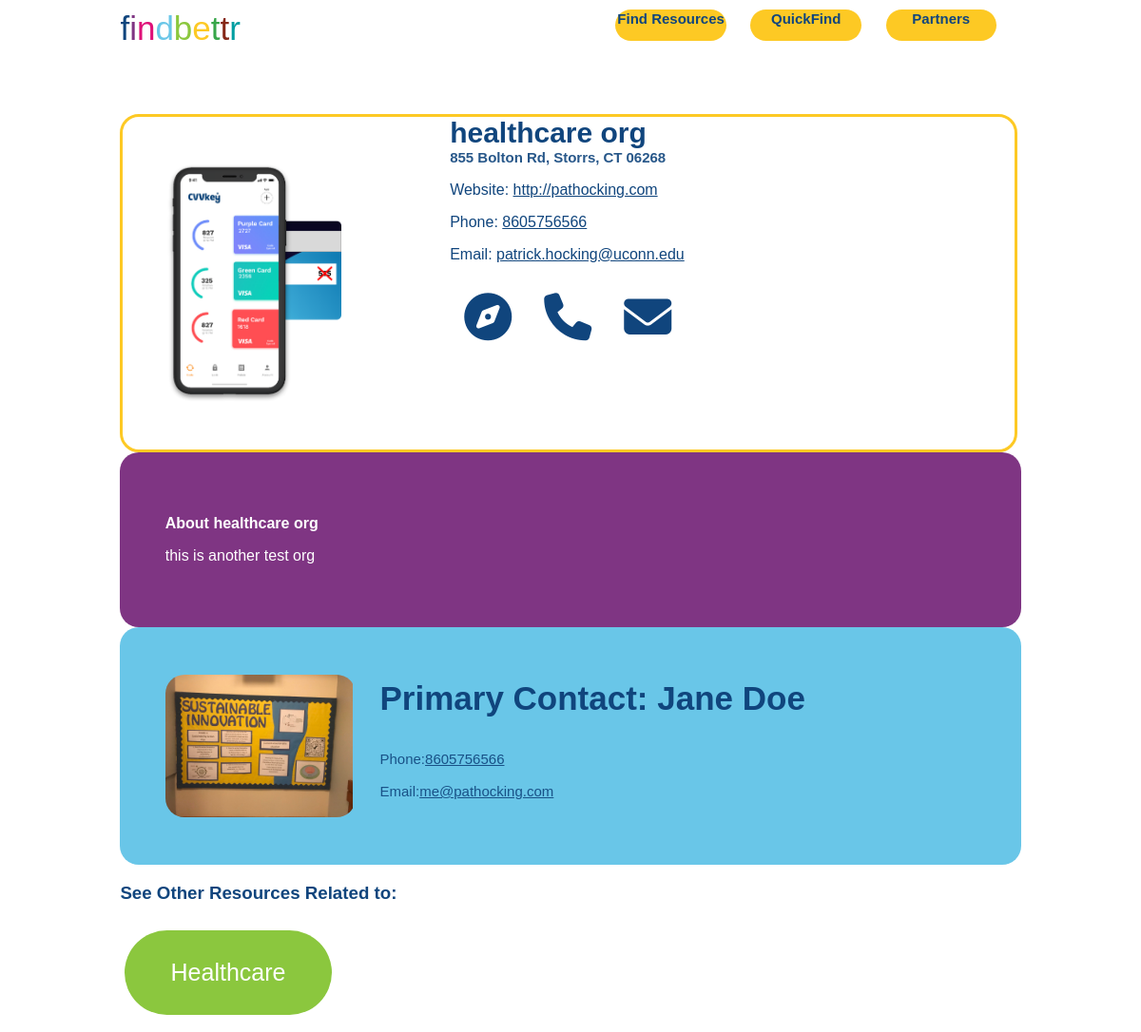
Before: /organization/healthcare org with the older database file.
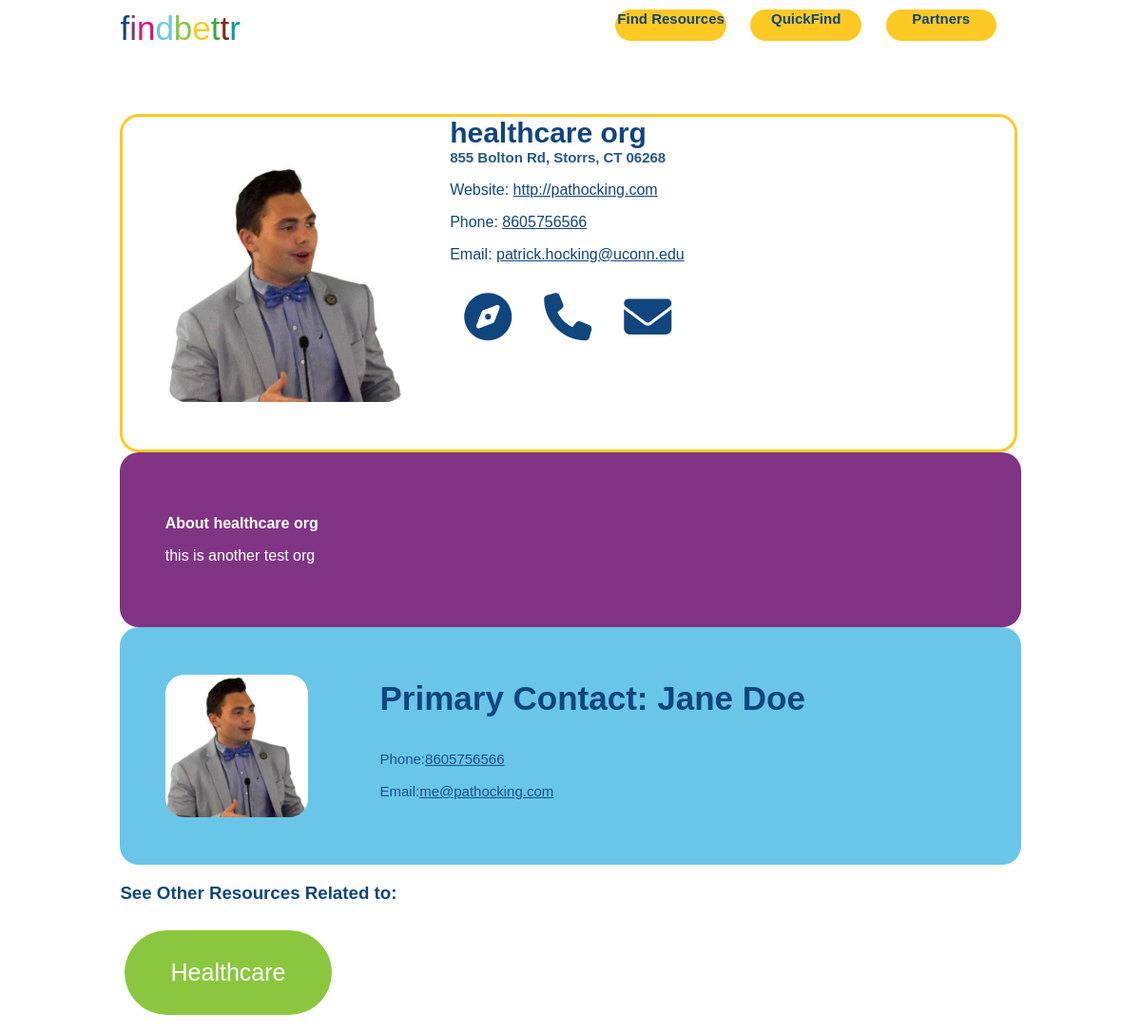
After: the same page with the newer database file.
### core/models.py (models this page shows, shortened)
class Organization(models.Model):
	name = models.CharField(max_length=200)
	street = models.CharField(max_length=300)
	city=models.CharField(max_length=100)
	state= models.CharField(blank=True, max_length=2, choices=STATE_CHOICES)
	zipcode = models.CharField(max_length=5)
	description = models.CharField(max_length=1000)
	tags=models.ManyToManyField(Tag)
	overall_tags = models.ManyToManyField(Arching_Tag)
	website=models.URLField(max_length=500)
	phone_number=models.CharField(max_length=12)
	email = models.EmailField(max_length=254)
	org_image = models.ImageField(upload_to=get_image_path, blank=True, null=True)
	contact_name = models.CharField(max_length=125)
	contact_phone_number=models.CharField(max_length=12)
	contact_email = models.EmailField(max_length=254)
	contact_image = models.ImageField(upload_to=get_image_path, blank=True, null=True)

class Arching_Tag(models.Model):
	name=models.CharField(max_length=50)

### core/views.py (the view)
# urls.py: path("organization/<str:org_name>", views.organization, name='test org'),
def organization(request, org_name):
	template=loader.get_template('core/organization.html')
	org=Organization.objects.get(name=org_name)
	context={
		'organization' : org,
		'overall_tags' : [tag.name for tag in org.overall_tags.all()]
	}
	return HttpResponse(template.render(context, request))

### core/templates/core/organization.html (shortened to what this page needs)
<!DOCTYPE html>
<html>
<head>
{% load static %}
<link rel="stylesheet" href="{% static 'core/main.css' %}">
</head>
<body class="organization">
<div class="navbar">
	<div class="logo">
		<a href="../.." style="text-decoration: none"><p style="margin:0px"><span style="color:#10457d">f</span><span style="color:#7f3583">i</span><span style="color:#df1078">n</span><span style="color:#69c6e8">d</span><span style="color:#8bc73e">b</span><span style="color:#fdc924">e</span><span style="color:#37a649">t</span><span style="color:#862818">t</span><span style="color:#009ea1">r</span></p></a>
	</div>
		<a href="../../aboutme" class="navtab" style="grid-column:3">Find Resources</a>
		<a href="../../quickfind" class="navtab" style="grid-column:4">QuickFind</a>
		<a href="../../forpartners" class="navtab" style="grid-column:5">Partners</a>
</div>
<div class="org-wrapper">
	<div class = "org-header">
		<div class="image-box-org">
			<img src="../../{{ organization.org_image }}" class="org-image">
		</div>
		<div style="width: 50%">
			<h1 class="org-title">{{ organization.name }}</h1>
			<div class = "org-contact">
				<h1 class="org-detail">{{ organization.street }},</h1>
				<h1 class="org-detail">{{ organization.city }},</h1>
				<h1 class="org-detail">{{ organization.state }}</h1>
				<h1 class="org-detail">{{ organization.zipcode }}</h1>
				<p>Website: <a href="{{ organization.website }}" target="_blank">{{ organization.website }}</a></p>
				<p>Phone: <a href="tel:{{ organization.phone_number }}">{{ organization.phone_number }}</a></p>
				<p>Email: <a href="mailto:{{ organization.email }}">{{ organization.email }}</a></p>
				<a href="{{ organization.website }}" target="_blank"><i class="fas fa-compass"></i></a>
				<a href="tel:{{ organization.phone_number }}"><i class="fas fa-phone"></i></a>
				<a href="mailto:{{ organization.email }}"><i class="fas fa-envelope"></i></a>
			</div>
		</div>
	</div>
	<div class = "org-body">
		<p style="font-weight: bold; color:#fff">About {{ organization.name }}</p>
		<p style="color:#fff">{{ organization.description }}</p>
	</div>
	<div class = "org-cperson">
		<div class="image-box-person">
			<img src="../../{{ organization.contact_image }}" class="org-image">
		</div>
		<div class="contact">
			<p style="font-weight: bold; font-size: 35px">Primary Contact: {{ organization.contact_name }}</p>
			<p class="org-detail">Phone: <a href="tel:{{ organization.contact_phone_number }}">  {{ organization.contact_phone_number }}</a></p>
			<p class="org-detail">Email: <a href="mailto:{{ organization.contact_email }}">  {{ organization.contact_email }}</a></p>
		</div>
	</div>
	<div class = "org-tags">
		<h3>See Other Resources Related to:</h3>
		{% for tag in overall_tags %}
		<a href="../../results/{{ tag }}" class="org-button"><p style="color:#fff">{{ tag }}</p></a>
		{% endfor %}
	</div>
</div>
</body>
</html>

### core/static/core/main.css (style rules this page uses)
body { background-color:#fff; transition: all .5s ease; }
h1, h2, h3, h4, h5, p, a, label, input { color:#10457d; font-family:"Noto Sans JP", Arial; }
h1 { font-size: 100px; }
.org-image { height:100%; display: inline; float:left!important; border-radius:20px; }
.org-title { font-size: 30px!important; margin:0px; }
.org-detail { font-size: 15px; opacity: 90%; margin:0px; display:inline-flex; }
.org-wrapper { margin:0 5%; padding:0 5%; }
.image-box-org { width:250px; height:250px; overflow: hidden; object-fit:cover; padding: 50px 5%; display: inline-flex; }
.org-title { font-size: 50px; display: inline-flex; }
.org-header { display: inline-flex; width:99%; background-color: #fff; border:2%; border-color: #fdc924; border-style: solid; border-radius: 20px }
i { font-size: 50px; margin:15px; }
.org-body { background-color: #7f3583; padding: 50px 5%; border-radius: 20px }
.org-cperson { display: inline-flex; background-color: #69c6e8; width:100%; border-radius: 20px }
.contact { padding: 20px 3%; }
.image-box-person { width:150px; height:150px; overflow: hidden; object-fit:cover; padding: 50px 5%; display: inline-flex; }
.org-button { background-color: #8bc73e; color:#fff!important; width:15%; padding:.5% 4%; border-radius:50px; text-align: center; display:inline-block; margin: 10px .5%; min-width:100px; font-size: 25px; text-decoration: none; color:inherit; text-align: center; }
.navbar { width: 80%; height:100px; margin:10px 10%; display: grid; grid-template-columns: 40% auto 15% 15% 15%; grid-template-rows: 100%; }
.logo { grid-column-start: 1; grid-column-end: 2; grid-row-start: 1; grid-row-end: 1; font-size: 35px; }
.navtab { grid-row: 1; background-color:#fdc924; border-radius:30px; font-size: 15px; padding:1% 1%; font-weight: bold; text-align: center; width:80%; height: 30%; text-decoration: none }

Changed rows visible on the page:
changed Organization "Jane Doe": org_image: a different picture; contact_image: a different picture
